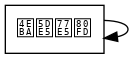

Recreate this plot in Python.
#方向なしグラフのモジュールはこっち
#from graphviz import Graph
#方向ありグラフのモジュール
from graphviz import Digraph
from knock41 import phrases

g = Digraph(format = 'png')
g.attr('node', shape='box', fontname='MS Gothic')

def make_edge(phrase):
	for idx, ch in enumerate(phrase):
		if int(ch.dst) != -1:
			g.node(ch.phrase)
	for idx, ch in enumerate(phrase):
		g.edge(ch.phrase, phrase[int(ch.dst)].phrase)

make_edge(phrases[0])
g.render('./knock44')
